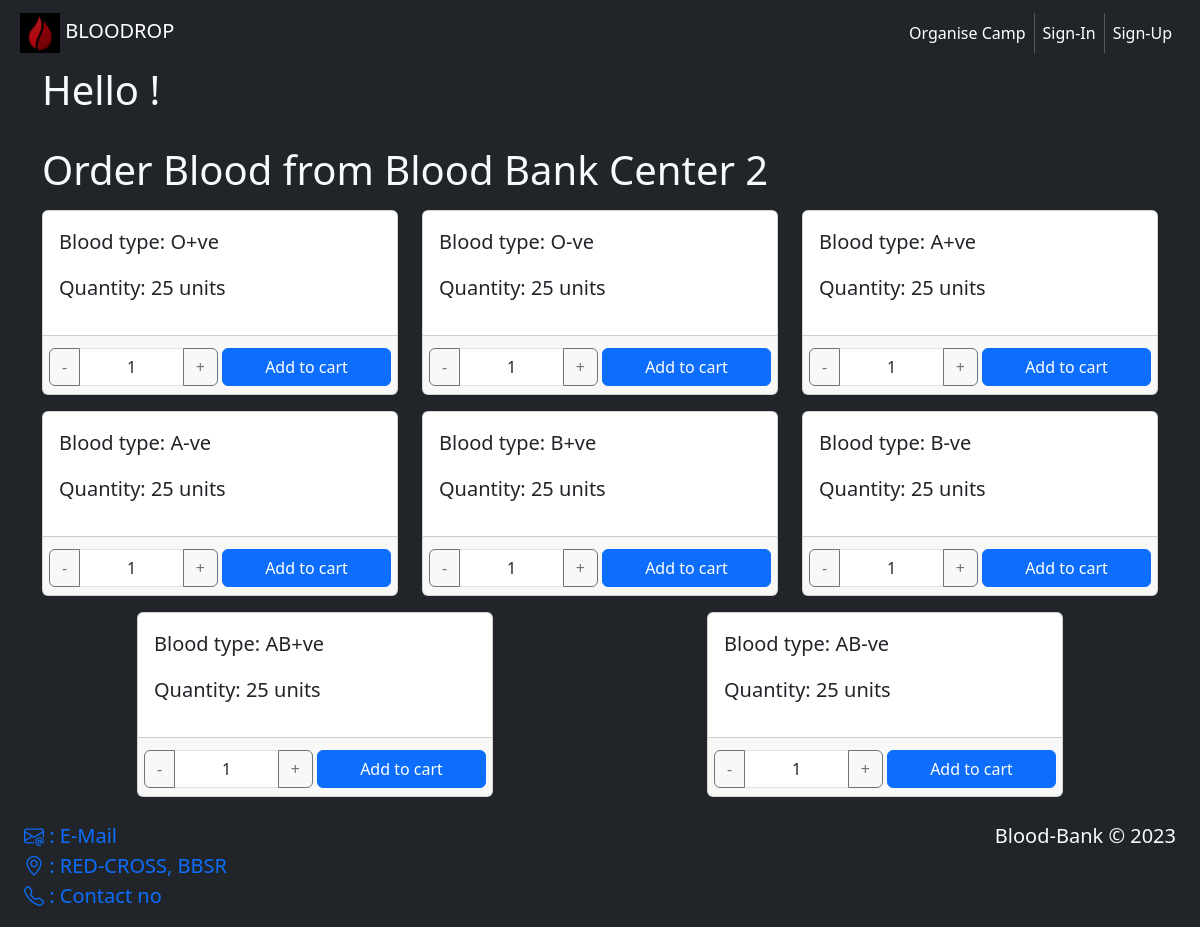
Page /hospital/menu/2 on the earlier database version.
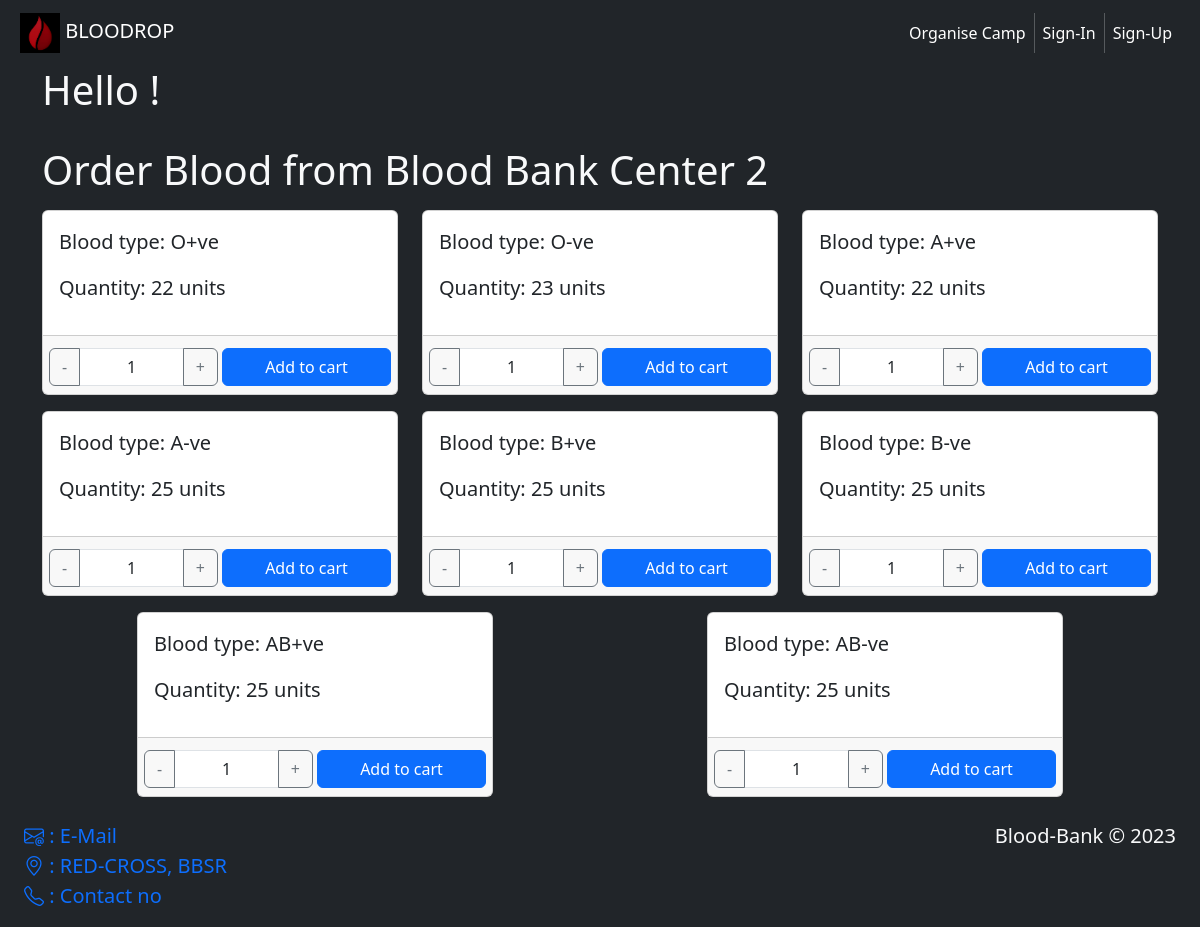
Same page on the later database version.
### hospital/models.py (models this page shows, shortened)
class BloodBank(models.Model):
    blood_bank_name = models.CharField(max_length=100)
    o_pos_group = models.IntegerField()
    o_neg_group = models.IntegerField()
    a_pos_group = models.IntegerField()
    a_neg_group = models.IntegerField()
    b_pos_group = models.IntegerField()
    b_neg_group = models.IntegerField()
    ab_pos_group = models.IntegerField()
    ab_neg_group = models.IntegerField()
    latitude = models.FloatField()
    longitude = models.FloatField()
    address = models.CharField(max_length=500)

### hospital/views.py (the view)
# urls.py: path('menu/<int:bb_id>',views.menu,name='hospital_menu'),
def menu(request, bb_id):
    global id
    id = bb_id
    blood = BloodBank.objects.get(id = bb_id)
    context = {
        'blood':blood,
    }
    return render(request,'hospital/menu.html',context)

### templates/hospital/menu.html (shortened to what this page needs)
{% extends 'base.html' %}
{% load static %}
{% block css %}
<link rel="stylesheet" href="{% static 'css/hospital-index.css' %}">
{% endblock css %}
{% block content %}
    <div class="container">
        <h1 class="text-light"> Hello {{user.first_name}}!</h1><br>
        <div class="row">
            <h1 class="text-light">Order Blood from {{blood.blood_bank_name}}</h1>
                <div class="col-md-4 mx-auto">
                    <div class="card my-2">
                        <div class="card-body">
                            <p class="lead">Blood type: O+ve</p>
                            <div class="row">
                                <div class="col-auto">
                                    <p class="lead">Quantity: {{blood.o_pos_group}} units</p>
                                </div>
                            </div>
                        </div>
                        <div class="card-footer">
                            <div class="row">
                                <form action="{% url 'add_to_cart' %}" method="post">
                                    <div class="row">
                                        <div class="col-md-6 g-1">
                                            <div class="input-group">
                                                <div class="dec btn btn-outline-secondary" type="button">-</div>
                                                <input type="number" name="quantity" class="form-control text-center" value="1" readonly>
                                                <div class="inc btn btn-outline-secondary" type="button">+</div>
                                            </div>
                                        </div>
                                        <div class="col-md-6 g-1">
                                            <input type="submit" value="Add to cart" class="w-100 btn btn-primary">
                                        </div>
                                    </div>
                                </form>
                            </div>
                        </div>
                    </div>
                </div>
                <div class="col-md-4 mx-auto">
                    <div class="card my-2">
                        <div class="card-body">
                            <p class="lead">Blood type: O-ve</p>
                            <div class="row">
                                <div class="col-auto">
                                    <p class="lead">Quantity: {{blood.o_neg_group}} units</p>
                                </div>
                            </div>
                        </div>
                        <div class="card-footer">
                            <div class="row">
                                <form action="{% url 'add_to_cart' %}" method="post">
                                    <div class="row">
                                        <div class="col-md-6 g-1">
                                            <div class="input-group">
                                                <div class="dec btn btn-outline-secondary" type="button">-</div>
                                                <input type="number" name="quantity" class="form-control text-center" value="1" readonly>
                                                <div class="inc btn btn-outline-secondary" type="button">+</div>
                                            </div>
                                        </div>
                                        <div class="col-md-6 g-1">
                                            <input type="submit" value="Add to cart" class="w-100 btn btn-primary">
                                        </div>
                                    </div>
                                </form>
                            </div>
                        </div>
                    </div>
                </div>
                <div class="col-md-4 mx-auto">
                    <div class="card my-2">
                        <div class="card-body">
                            <p class="lead">Blood type: A+ve</p>
                            <div class="row">
                                <div class="col-auto">
                                    <p class="lead">Quantity: {{blood.a_pos_group}} units</p>
                                </div>
                            </div>
                        </div>
                        <div class="card-footer">
                            <div class="row">
                                <form action="{% url 'add_to_cart' %}" method="post">
                                    <div class="row">
                                        <div class="col-md-6 g-1">
                                            <div class="input-group">
                                                <div class="dec btn btn-outline-secondary" type="button">-</div>
                                                <input type="number" name="quantity" class="form-control text-center" value="1" readonly>
                                                <div class="inc btn btn-outline-secondary" type="button">+</div>
                                            </div>
                                        </div>
                                        <div class="col-md-6 g-1">
                                            <input type="submit" value="Add to cart" class="w-100 btn btn-primary">
                                        </div>
                                    </div>
                                </form>
                            </div>
                        </div>
                    </div>
                </div>
                <div class="col-md-4 mx-auto">
                    <div class="card my-2">
                        <div class="card-body">
                            <p class="lead">Blood type: A-ve</p>
                            <div class="row">
                                <div class="col-auto">
                                    <p class="lead">Quantity: {{blood.a_neg_group}} units</p>
                                </div>
                            </div>
                        </div>
                        <div class="card-footer">
                            <div class="row">
                                <form action="{% url 'add_to_cart' %}" method="post">
                                    <div class="row">
                                        <div class="col-md-6 g-1">
                                            <div class="input-group">
                                                <div class="dec btn btn-outline-secondary" type="button">-</div>
                                                <input type="number" name="quantity" class="form-control text-center" value="1" readonly>
                                                <div class="inc btn btn-outline-secondary" type="button">+</div>
                                            </div>
                                        </div>
                                        <div class="col-md-6 g-1">
                                            <input type="submit" value="Add to cart" class="w-100 btn btn-primary">
                                        </div>
                                    </div>
                                </form>
                            </div>
                        </div>
                    </div>
                </div>
                <div class="col-md-4 mx-auto">
                    <div class="card my-2">
                        <div class="card-body">
                            <p class="lead">Blood type: B+ve</p>
                            <div class="row">
                                <div class="col-auto">
                                    <p class="lead">Quantity: {{blood.b_pos_group}} units</p>
                                </div>
                            </div>
                        </div>
                        <div class="card-footer">
                            <div class="row">
                                <form action="{% url 'add_to_cart' %}" method="post">
                                    <div class="row">
                                        <div class="col-md-6 g-1">
                                            <div class="input-group">
                                                <div class="dec btn btn-outline-secondary" type="button">-</div>
                                                <input type="number" name="quantity" class="form-control text-center" value="1" readonly>
                                                <div class="inc btn btn-outline-secondary" type="button">+</div>
                                            </div>
                                        </div>
                                        <div class="col-md-6 g-1">
                                            <input type="submit" value="Add to cart" class="w-100 btn btn-primary">
                                        </div>
                                    </div>
                                </form>
                            </div>
                        </div>
                    </div>
                </div>
                <div class="col-md-4 mx-auto">
                    <div class="card my-2">
                        <div class="card-body">
                            <p class="lead">Blood type: B-ve</p>
                            <div class="row">
                                <div class="col-auto">
                                    <p class="lead">Quantity: {{blood.b_neg_group}} units</p>
                                </div>
                            </div>
                        </div>
                        <div class="card-footer">
                            <div class="row">
                                <form action="{% url 'add_to_cart' %}" method="post">
                                    <div class="row">
                                        <div class="col-md-6 g-1">
                                            <div class="input-group">
                                                <div class="dec btn btn-outline-secondary" type="button">-</div>
                                                <input type="number" name="quantity" class="form-control text-center" value="1" readonly>
                                                <div class="inc btn btn-outline-secondary" type="button">+</div>
                                            </div>
                                        </div>
                                        <div class="col-md-6 g-1">
                                            <input type="submit" value="Add to cart" class="w-100 btn btn-primary">
                                        </div>
                                    </div>
                                </form>
                            </div>
                        </div>
                    </div>
                </div>
                <div class="col-md-4 mx-auto">
                    <div class="card my-2">
                        <div class="card-body">
                            <p class="lead">Blood type: AB+ve</p>
                            <div class="row">
                                <div class="col-auto">
                                    <p class="lead">Quantity: {{blood.ab_pos_group}} units</p>
                                </div>
                            </div>
                        </div>
                        <div class="card-footer">
                            <div class="row">
                                <form action="{% url 'add_to_cart' %}" method="post">
                                    <div class="row">
                                        <div class="col-md-6 g-1">
                                            <div class="input-group">
                                                <div class="dec btn btn-outline-secondary" type="button">-</div>
                                                <input type="number" name="quantity" class="form-control text-center" value="1" readonly>
                                                <div class="inc btn btn-outline-secondary" type="button">+</div>
                                            </div>
                                        </div>
                                        <div class="col-md-6 g-1">
                                            <input type="submit" value="Add to cart" class="w-100 btn btn-primary">
                                        </div>
                                    </div>
                                </form>
                            </div>
                        </div>
                    </div>
                </div>
                <div class="col-md-4 mx-auto">
                    <div class="card my-2">
                        <div class="card-body">
                            <p class="lead">Blood type: AB-ve</p>
                            <div class="row">
                                <div class="col-auto">
                                    <p class="lead">Quantity: {{blood.ab_neg_group}} units</p>
                                </div>
                            </div>
                        </div>
                        <div class="card-footer">
                            <div class="row">
                                <form action="{% url 'add_to_cart' %}" method="post">
                                    <div class="row">
                                        <div class="col-md-6 g-1">
                                            <div class="input-group">
                                                <div class="dec btn btn-outline-secondary" type="button">-</div>
                                                <input type="number" name="quantity" class="form-control text-center" value="1" readonly>
                                                <div class="inc btn btn-outline-secondary" type="button">+</div>
                                            </div>
                                        </div>
                                        <div class="col-md-6 g-1">
                                            <input type="submit" value="Add to cart" class="w-100 btn btn-primary">
                                        </div>
                                    </div>
                                </form>
                            </div>
                        </div>
                    </div>
                </div>
        </div>
    </div>
{% endblock content %}

Differences in the rows shown:
changed BloodBank "Blood Bank Center 2": o_pos_group "25" → "22"; o_neg_group "25" → "23"; a_pos_group "25" → "22"
